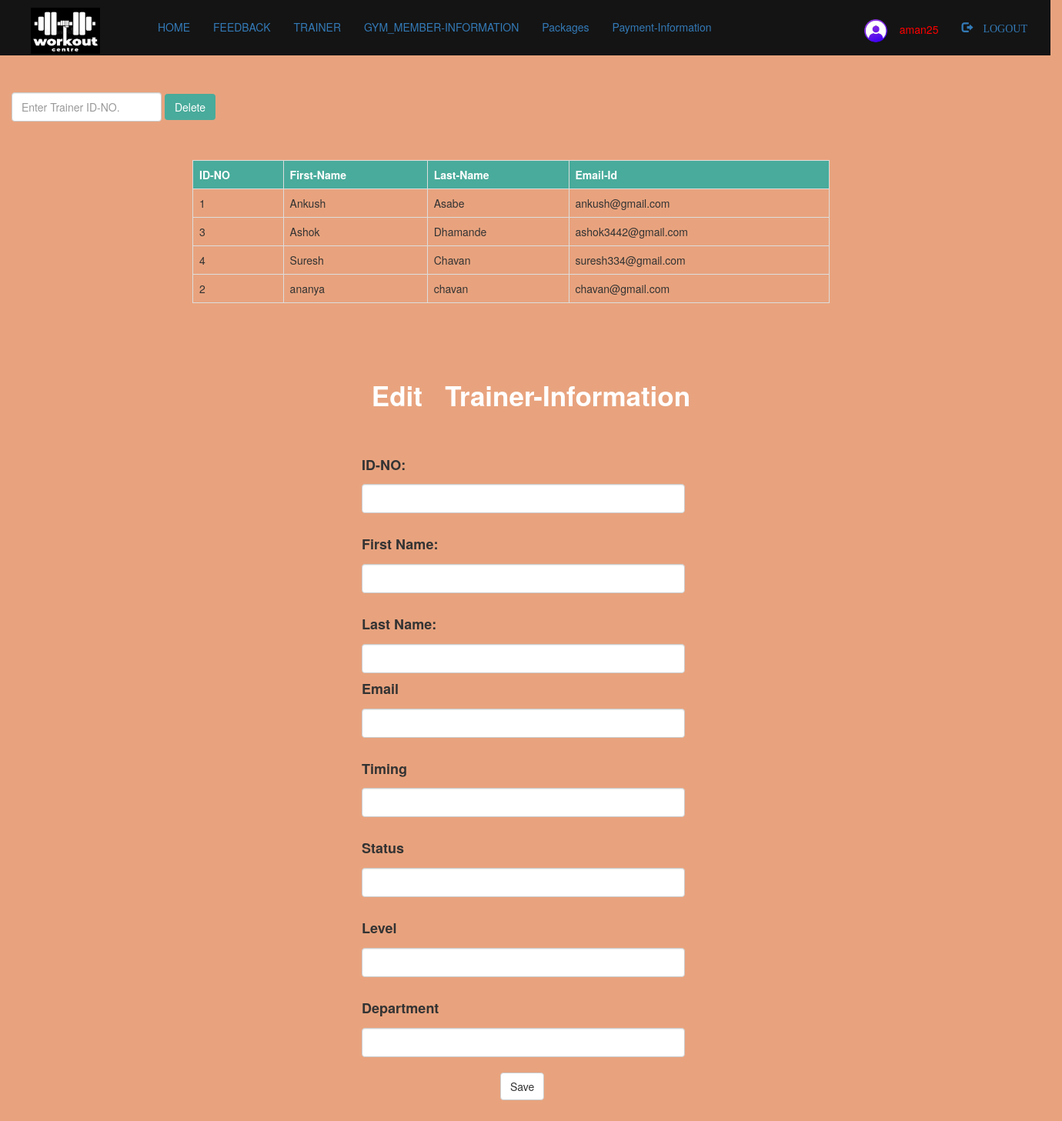
The page /Admin/button_edit_tr.php (signed in) on the database its author committed.
### tables this page shows
CREATE TABLE `trainer` (
  `id_no` int(100) NOT NULL,
  `first` varchar(20) NOT NULL,
  `last` varchar(20) NOT NULL,
  `email` varchar(50) NOT NULL,
  `timing` time NOT NULL,
  `status` varchar(10) NOT NULL,
  `level` varchar(100) NOT NULL,
  `department` varchar(30) NOT NULL
);

### Admin/button_edit_tr.php (the view, shortened to what this page needs)
<?php
    include "navbar.php";
    include "connection.php";
?>
<!DOCTYPE html>
<html>
    <head>
    </head>
    <body style="background-color: #e28756c2;"><br><br>
            <form class="navbar-form" method="post" name="del_searchbar">
                        <div>
                                <input type="text" class="form-control" name="id_no"
                                 placeholder="Enter Trainer ID-NO." required="">
                                <button style="background-color:#49ab9b ; color:white;" type="submit" name="submit1"
                                 class="btn btn=default"> Delete
                                </button>
                        </div>
                </form>
            <?php
            $res=mysqli_query($db,"SELECT * FROM `trainer`;");
                echo "<table class='table table-bordered table-hover ' style='width:60%; margin-left:250px; margin-top:50px;' >";
                        echo "<tr style='background-color:#49ab9b;  color:white;'>";
                                echo "<th>"; echo "ID-NO";	echo "</th>";
                                echo "<th>"; echo "First-Name";  echo "</th>";
                                echo "<th>"; echo "Last-Name";  echo "</th>";
                                echo "<th>"; echo "Email-Id";  echo "</th>";
                                echo "</tr>";
                        while($row=mysqli_fetch_assoc($res))
                        {
                                echo "<tr>";
                                echo "<td>"; echo $row['id_no']; echo "</td>";
                                echo "<td>"; echo $row['first']; echo "</td>";
                                echo "<td>"; echo $row['last']; echo "</td>";
                                echo "<td>"; echo $row['email']; echo "</td>";
                                echo "</tr>";
                        }
                echo "</table>";
            ?>
<br><br><br>
            <h2 style="text-align: center; font-size:35px; color:#fff;"><b>Edit &nbsp  Trainer-Information</b></h2>
            <br>
            <br>
            <form action="" method="post" enctype="multipart/form-data">
                <label><h4><b> ID-NO: </b></h4></label>
                <input class="form-control" type="text" name="id_no" ><br>
                <label><h4><b> First Name: </b></h4></label>
                <input class="form-control" type="text" name="first" ><br>
                <label><h4><b>Last Name:</b></h4></label>
                <input class="form-control" type="text" name="last" <br>
                <label><h4><b>Email</b></h4></label>
                <input class="form-control" type="text" name="email" ><br>
                <label><h4><b>Timing</b></h4></label>
                <input class="form-control" type="text" name="timing" ><br>
                <label><h4><b>Status</b></h4></label>
                <input class="form-control" type="text" name="status"><br>
                <label><h4><b>Level</b></h4></label>
                <input class="form-control" type="text" name="level" ><br>
                <label><h4><b>Department</b></h4></label>
                <input class="form-control" type="text" name="department"><br>
                <button style="padding: 7px 12px; margin-left:180px;" class="btn btn-default"
                type="submit" name="submit">Save</button><br><br><br><br><br>
            </form>
    </body>
</html>
</html>

### Admin/button_edit_tr.php (style rules this page uses)
.form-control { width: 420px; height: 38px; }
form { padding-left: 470px; }

### rows shown on the page
trainer: id_no "1", first "Ankush", last "Asabe", email "ankush@gmail.com"
trainer: id_no "3", first "Ashok", last "Dhamande", email "ashok3442@gmail.com"
trainer: id_no "4", first "Suresh", last "Chavan", email "suresh334@gmail.com"
trainer: id_no "2", first "ananya", last "chavan", email "chavan@gmail.com"

### other values the page prints
$_SESSION['login_user'] "aman25"
